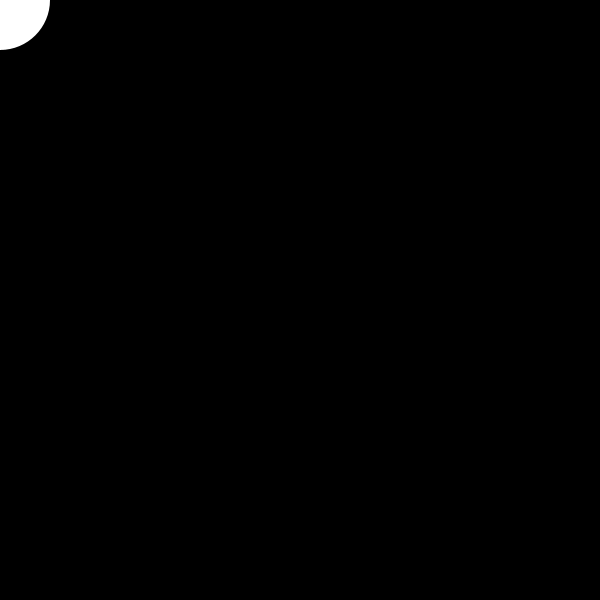
Frame 1 (no input)
Frame 60 (the mouse pressed at the canvas centre just before this capture): identical to frame 1, image omitted
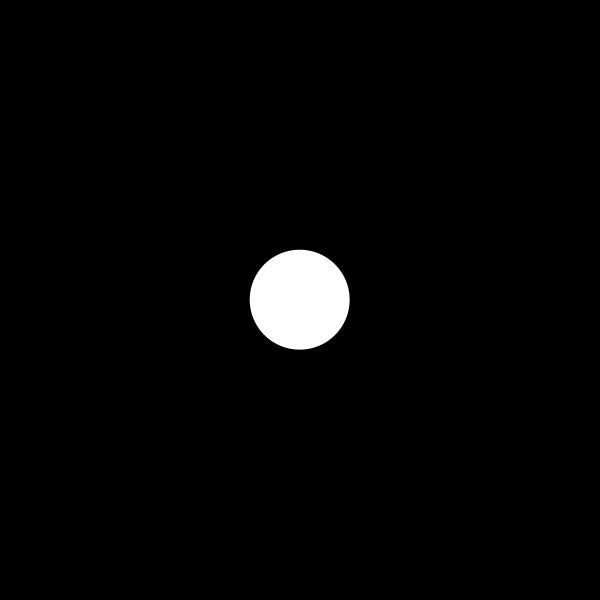
Frame 120 (the mouse held since frame 60 and released just before this capture)

The Processing sketch that drew these frames (run headless with seeded random() and noise(); from frame 60 on, the mouse is pressed at the canvas centre):

// Processing sketch: processing_65753
// ── processing_65753.pde


// ÉLASTICITÉ

// Coordonnées X et Y de l'objet
float x = 0 ;
float y = 0 ;

// Easing : facteur qui détermine le délai avec lequel un objet se rapproche d'une destination
float easing = 0.2 ;

// Facteur qui amoindrit en permanence les valeurs de vitesses calculées
float friction = 0.8 ;

// Variables qui récupèrent la distance entre le curseur et l'objet
float distx ;
float disty ;

// Vitesses X et Y de l'objet
float vx ;
float vy ;

void setup() {
 
 size (600,600);
 noStroke();
 fill(255);
 smooth();
  
}

void draw() {
 
 background(0);
 
 // Distance entre le curseur et la position actuelle de l'ellipse
 distx = mouseX - x ;
 disty = mouseY - y ;
 
 // En fonction de la distance calculée, on calcule une valeur de vitesse à l'aide de l'easing
 // Ajout à la vitesse de l'objet de la nouvelle valeur de vitesse en fonction de l'éloignement curseur/objet
 vx += distx*easing ; // Plus l'objet est loin, plus il se rapprochera vite, l'easing atténue simplement proportionnellement à la distance cet effet
 vy += disty*easing ;
 
 // Facteur de friction pour réduire l'amplitude des additions de vitesse
 vx *= friction ;
 vy *= friction ;
 
 // Calcul de la nouvelle position à attribuer à l'objet
 x += vx ;
 y += vy ;
 
 // Dessin
 ellipse (x, y, 100, 100) ;
 
}
